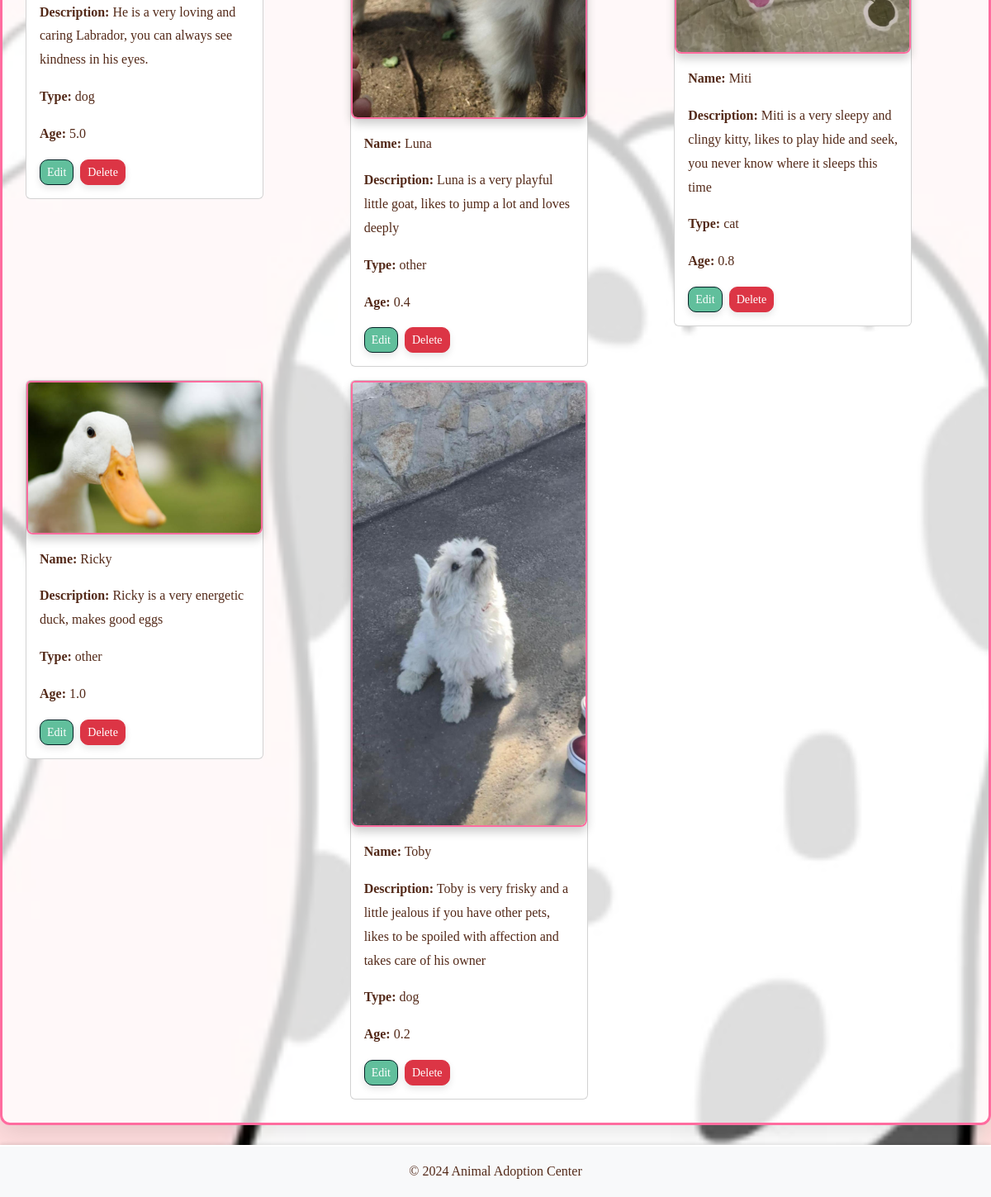
/search (signed in, lower part), run on an earlier commit of the app's database.
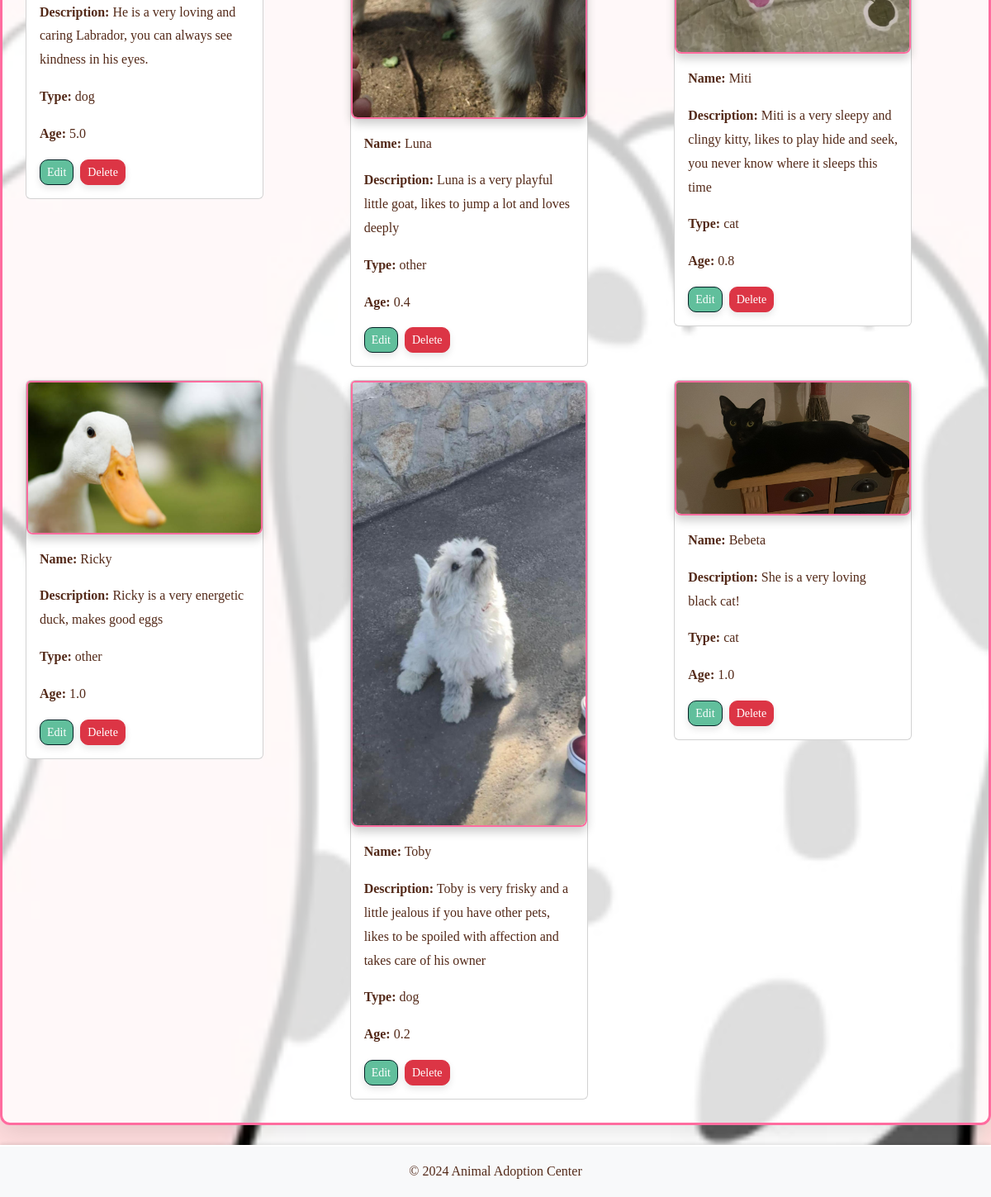
And on a later commit of the database.
### app/models.py (models this page shows, shortened)
class Animal(db.Model):
    id = db.Column(db.Integer, primary_key=True)
    name = db.Column(db.String(100), nullable=False)
    age = db.Column(db.String(20), nullable=False)  # Age stored as string (e.g., "2 years")
    animal_type = db.Column(db.String(50), nullable=False)  # e.g., "dog", "cat"
    description = db.Column(db.Text, nullable=True)
    image = db.Column(db.String(255), nullable=False)  # Path to the image file

### app/backend/routes.py (the view)
@main.route('/search')
def search_animals():
    query = request.args.get('q', '').lower()
    results = Animal.query.filter(Animal.animal_type.ilike(f'%{query}%')).all()
    return render_template('animal_search_result.html', animals=results, query=query)

### app/backend/__init__.py (called while the page is built)
@login_manager.user_loader
def load_user(user_id):
    user = User.query.get(int(user_id))
    if user:
        return user
    return None

### app/models.py (called while the page is built)
    @property
    def is_active(self):
        return True  # Assuming the user is always active. You can modify this logic later.

### app/frontend/templates/animal_search_result.html (shortened to what this page needs)
{% extends "home.html" %}
{% block content %}
<div class="row">
    {% if animals %}
        {% for animal in animals %}
        <div class="col-12 col-md-6 col-lg-4">
            <div class="card m-2" style="width: 18rem;">
                <img src="{{ url_for('static', filename=animal.image) }}" class="card-img-top" alt="{{ animal.name }}">
                <div class="card-body">
                    <p class="card-text"><strong>Name:</strong> {{ animal.name }}</p>
                    <p class="card-text"><strong>Description:</strong> {{ animal.description }}</p>
                    <p class="card-text"><strong>Type:</strong> {{ animal.animal_type }}</p>
                    <p class="card-text"><strong>Age:</strong> {{ animal.age }}</p>
                    <div class="d-flex justify-content-between mt-2">
                        {% if current_user.is_admin %}
                        <div class="d-flex">
                            <a href="{{ url_for('main.edit_animal', animal_id=animal.id) }}" class="btn btn-primary btn-sm me-2">Edit</a>
                            <form action="{{ url_for('main.delete_animal', animal_id=animal.id) }}" method="POST">
                                <button type="submit" class="btn btn-danger btn-sm">Delete</button>
                            </form>
                        </div>
                        {% endif %}
                    </div>
                </div>
            </div>
        </div>
        {% endfor %}
    {% else %}
        <p class="text-center">No results found for your query.</p>
    {% endif %}
</div>
{% endblock %}

What changed in the data, as far as the page shows it:
added Animal: image (picture), name "Bebeta", description "She is a very loving black cat!", animal_type "cat", age "1.0"
